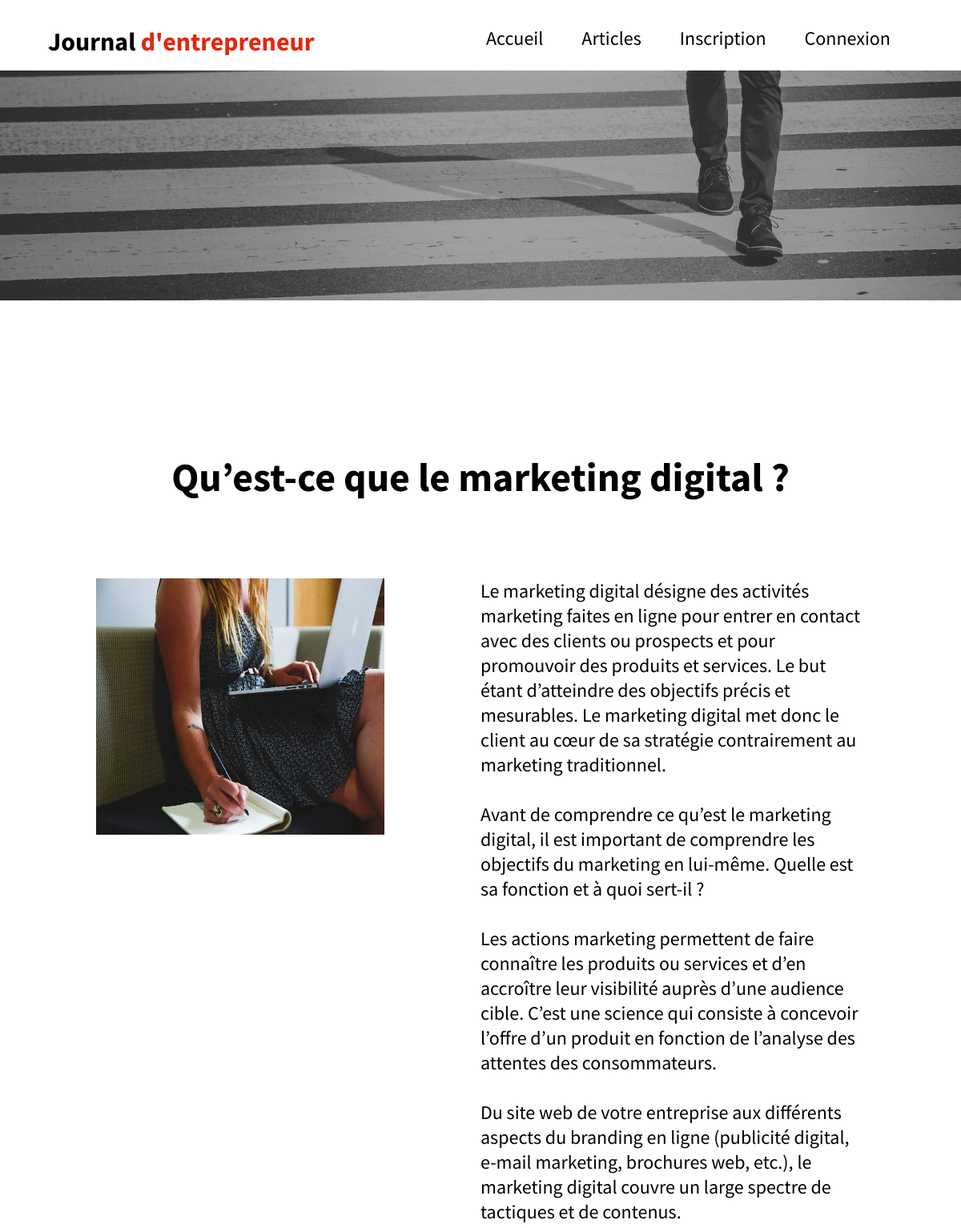
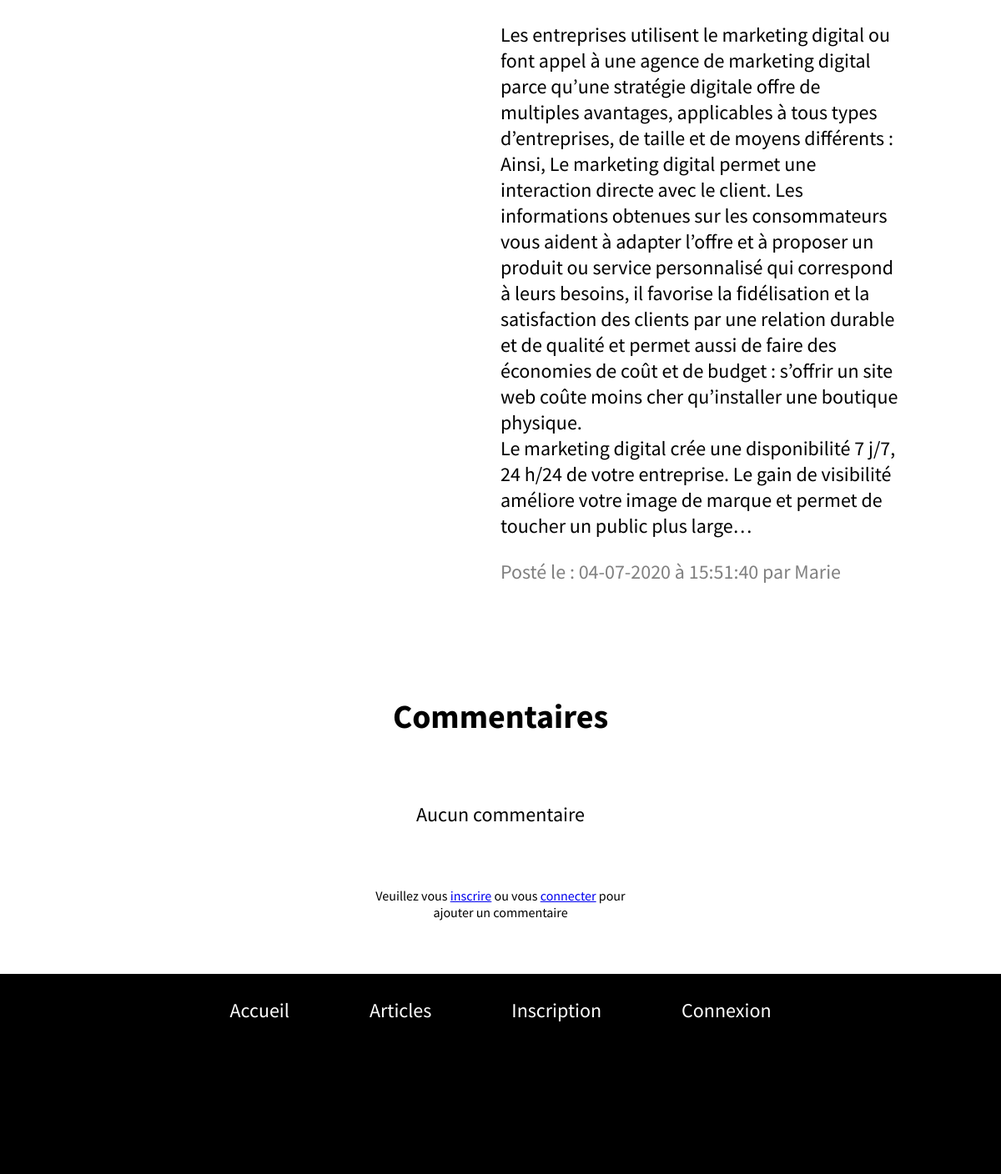
Screenshot of /article.php?id=124 with the database file from the repository (2 pictures, top to bottom).
### tables this page shows
CREATE TABLE `articles` (
  `id` int(11) NOT NULL,
  `nom` varchar(255) NOT NULL,
  `article` text NOT NULL,
  `id_utilisateur` int(11) NOT NULL,
  `id_categorie` int(11) NOT NULL,
  `date` timestamp NOT NULL DEFAULT CURRENT_TIMESTAMP ON UPDATE CURRENT_TIMESTAMP,
  `image` varchar(255) DEFAULT NULL
);

CREATE TABLE `utilisateurs` (
  `id` int(11) NOT NULL,
  `login` varchar(255) NOT NULL,
  `password` varchar(255) NOT NULL,
  `email` varchar(255) NOT NULL,
  `id_droits` int(11) NOT NULL
);

### article.php (the view, shortened to what this page needs)
<!doctype html>
<html>
	<head>
		<link rel="stylesheet" href="blog.css"/>
	</head>
	<body>
			<section id="image-fond1">
			<?php include("header.php"); ?>
				<section class="text">
				<?php
					$connexion = mysqli_connect('localhost','root','','blog');
					$requete = "SELECT * FROM articles  WHERE id = '".$_GET['id']."'";
					$resultat = mysqli_query($connexion, $requete);
					$donnees = mysqli_fetch_assoc($resultat);
					$requete2 = "SELECT login FROM utilisateurs WHERE id = '".$donnees['id_utilisateur']."'";
					$req = mysqli_query($connexion, $requete2);
					$data = mysqli_fetch_assoc($req);
					$requete3 = "SELECT DATE_FORMAT(date,'%d-%m-%Y à %H:%i:%s') as date FROM articles WHERE id = '".$_GET['id']."'";
					$req3 = mysqli_query($connexion, $requete3);
					$date = mysqli_fetch_assoc($req3);
					$id_article = $_GET['id'];
				?>
			<article class="partie-haut3">
			</article>
				<section class="feuille-blanche">
					<div class="reservation_page_info4"><?php echo $donnees['nom']; ?></div>
				<article class="donnees">
					<div class="column-1">
						<div class="reservation_page_info"><img src="<?php echo $donnees['image'];?>" class="img-article"></div>
					</div>
					<div class="column-2">
						<div class="reservation_page_info"><?php echo nl2br($donnees['article']); ?></div>
						<div class="reservation_page_info2"><?php echo "<p>Posté le : ", $date['date'], " par ", $data['login'], "</p>"; ?></div>
					</div>
				</article>
		<?php
			$connexion = mysqli_connect('localhost','root','','blog');
			$requete = "SELECT id_article, id_utilisateur,commentaire, DATE_FORMAT(date,'%d/%m/%Y à %H:%i:%s') as date FROM commentaires WHERE id_article = \"$id_article\" ORDER by id DESC";
			$resultat = mysqli_query($connexion, $requete);
			$commentaires = mysqli_fetch_all($resultat);
		?>
		<h1 class='welcome3'>Commentaires</h1>
		<?php
			if($commentaires==null)
			{
				?><div class='reservation_page_info'><p>Aucun commentaire</p></div><?php
			}
		?>
		<?php
		if(!isset($_SESSION['login']))
		{
			?><div class='mdp2'><p class='voir-articles5'>Veuillez vous <a href="inscription.php">inscrire</a> ou vous <a href="connexion.php">connecter</a> pour ajouter un commentaire</p></div><?php
		}
		else
		{
			include ("commentaire.php");
		}
		?>
		</section>
		</section>
		</section>
			<?php include("footer.php"); ?>
	</body>
</html>

### blog.css (style rules this page uses)
html { margin: 0; }
body { margin: 0; background-color: white; }
#image-fond1 { margin: 0; background-color: #FFFFFF; background-size: 100%; display: flex; flex-direction: column; align-items: center; }
.text { display: flex; flex-direction: column; }
.partie-haut3 { display: flex; justify-content: space-between; background-image: url("images/pexels-photo-4560165.png"); background-size: 100%; background-repeat: no-repeat; height: 40vh; margin-top: 10vh; padding-bottom: 4em; }
.welcome3 { font-family: "Bold"; font-size: 2.5em; padding-top: 7vh; }
.voir-articles5 { font-family: "Book"; color: black; text-align: center; padding-bottom: 3em; }
.mdp2 { margin-top: 2em; width: 27vw; }
.donnees { margin-top: 10vh; width: 100%; display: flex; justify-content: center; }
.column-1 { display: flex; flex-direction: column; align-items: flex-start; width: 40%; }
.column-2 { display: flex; flex-direction: column; width: 40%; }
.reservation_page_info { font-family: "Book"; font-size: 24px; display: flex; }
.img-article { width: 30vw; height: 40vh; }
.reservation_page_info2 { color: grey; font-family: "Book"; font-size: 24px; display: flex; margin: 0px; }
.reservation_page_info4 { font-family: "Bold"; font-size: 50px; padding-top: 100px; padding-bottom: 15px; display: flex; }
.feuille-blanche { display: flex; flex-direction: column; background-color: white; align-items: center; margin: 0px; padding: 0px; }

### rows the page displays
articles: nom "Qu’est-ce que le marketing digital ?", image (picture), article "Le marketing digital désigne des activités marketing faites en ligne pour entrer en contact avec des clients ou prospects et pour promouvoir des produits et services. Le but étant d’atteindre des objectifs précis et mesurables. Le marketing digital met donc le client au cœur de sa stratégie contrairement au marketing traditionnel. Avant de comprendre ce qu’est le marketing digital, il est important de comprendre les objectifs du marketing en lui-même. Quelle est sa fonction et à quoi sert-il ? Les actions marketing permettent de faire connaître les produits ou services et d’en accroître leur visibilité auprès d’une audience cible. C’est une science qui consiste à concevoir l’offre d’un…"
utilisateurs: login "Marie"

### other values shown
$date['date'] "04-07-2020 à 15:51:40"
